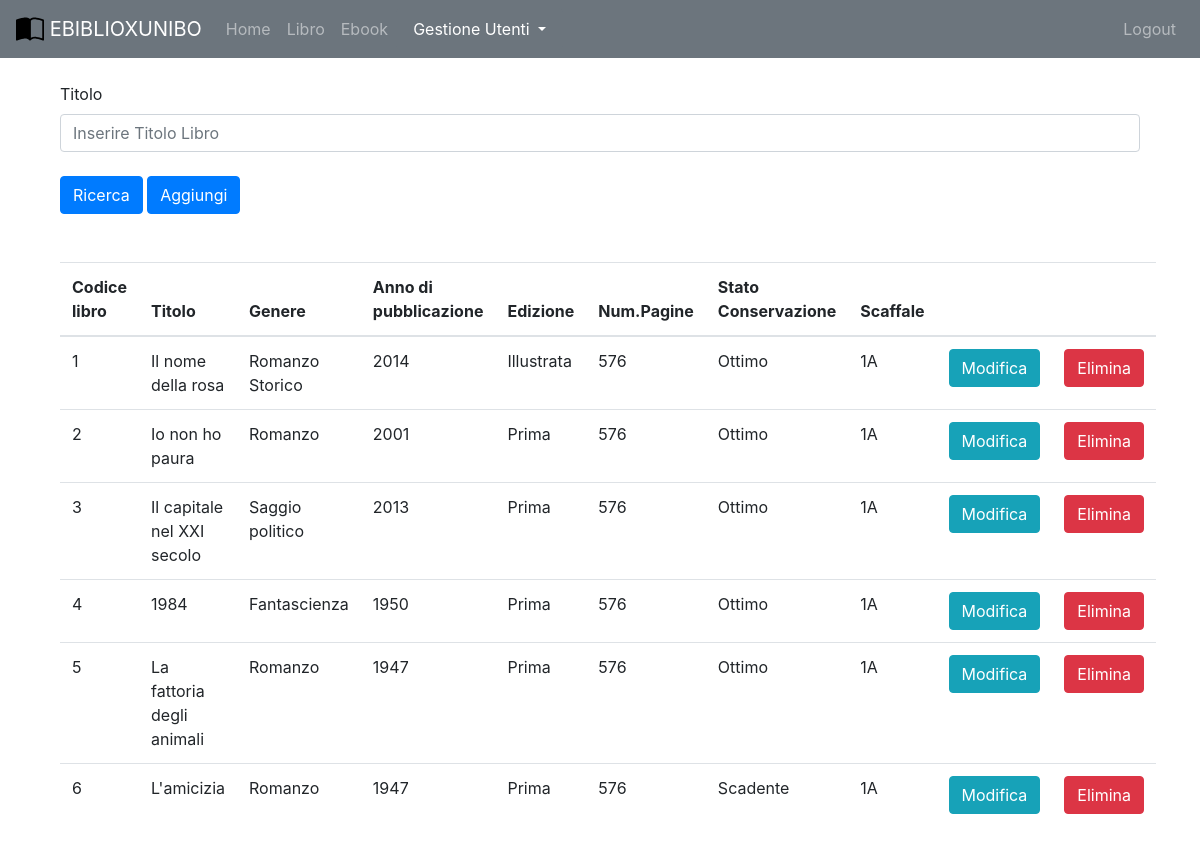
/admin/libro_admin.php (signed in), run on the app's committed database.
### tables this page shows
create table CARTACEO(
    Codice int auto_increment primary key,
    Titolo varchar(255),
    Autore varchar(255),
    Edizione varchar(255),
    Genere varchar(255),
    AnnoPubblicazione int,
    NumeroPagine int,
    StatoConservazione varchar(9) not null,
    StatoPrestito varchar(11) not null,
    Scaffale varchar(255) not null,
    Biblioteca varchar(255) not null,
    constraint valid_stato_conservazione check(StatoConservazione in ("Ottimo","Buono","Non Buono", "Scadente")),
    constraint valid_stato_prestito check(StatoPrestito in ("Disponibile","Prenotato","Consegnato")),
    foreign key (Biblioteca) references BIBLIOTECA(Nome) on delete cascade on update cascade
);

### includes/autoloader.inc.php (called while the page is built, shortened)
<?php
    function myAutoLoader($className){
        $path = "C:\\xampp\\htdocs\\Ebiblio\\controller\\";
        $extension = ".class.php";
        $fullPath = $path.$className.$extension;
    }
?>

### controller/dbh.class.php (called while the page is built)
<?php
    class Dbh {
        private static $dbInstance;
        private $db;
        public static function getInstance() {
            if(is_null(Dbh::$dbInstance)) {
                self::$dbInstance = new Dbh();
            }
            return self::$dbInstance;
        }
        private function __construct() {
            try {
                $this->db = new PDO(
                    'mysql:host=localhost;dbname=ebiblio;charset=utf8',
                    'root',
                    '1590');
                $this->db->setAttribute(PDO::ATTR_ERRMODE, PDO::ERRMODE_EXCEPTION);
                $this->db->setAttribute(PDO::ATTR_EMULATE_PREPARES, true);
            } catch (PDOException $pdo) {
                echo "No database found! Please run the database server to proceed!";
            }
        }
        public function getDb() {
            return $this->db;
        }
    }
?>

### controller/cartaceoController.class.php (called while the page is built, shortened)
<?php
    class CartaceoController{
        public function list_admin($Amministratore){
            $query=" SELECT * from cartaceo where Biblioteca in
            (select Bibliotecagestita from amministratore where email like '$Amministratore')";
            $stmt = Dbh::getInstance()
            -> getDb()
            -> prepare($query);
            $stmt -> execute();
            return $stmt -> fetchAll(PDO::FETCH_ASSOC);
        }
    }
?>

### admin/libro_admin.php (the view, shortened to what this page needs)
<?php
include('/xampp/htdocs/ebiblio/admin/admin_partials/menu.php');
$cartaCon = new CartaceoController();
$carta_res = $cartaCon->list_admin($_SESSION['email']);
?>
<div class="container" style="background-color: white;">
    <br>
    <div class="container">
        <form action="" method="POST">
            <div class="form-group">
                <div class="row">
                    <div class="col mb-2">
                        <label for="titoloId">Titolo</label>
                        <input type="text" class="form-control" name="Titolo" id="titoloId" aria-describedby="emailHelp" placeholder="Inserire Titolo Libro">
                    </div>
                </div>
            </div>
            <input type="submit" name="cartaform_submitted" class="btn btn-primary" value="Ricerca"></input>
            <a name="nuovabiblio" class="btn btn-primary" href="/Ebiblio/admin/nuovo_libro.php">Aggiungi</a>
        </form>
        <table class="table table-hover">
            <thead>
                <tr>
                    <th>Codice libro</th>
                    <th>Titolo</th>
                    <th>Genere</th>
                    <th>Anno di pubblicazione</th>
                    <th>Edizione</th>
                    <th>Num.Pagine</th>
                    <th>Stato Conservazione</th>
                    <th>Scaffale</th>
                    <th></th>
                    <th></th>
                </tr>
            </thead>
            <tbody>
                <?php
                if (isset($_POST['cartaform_submitted'])) {
                    $titolotrim = trim($_POST['Titolo']);
                    if (ctype_space($titolotrim)||$titolotrim=='') {
                        echo "Titolo libro nullo";
                    } else {
                        $carta_like = $cartaCon->getLikeLibro($titolotrim,$_SESSION['email']);
                        if (count($carta_like) <= 0) {
                            echo "Nessun risultato corrispondente";
                        }
                        for ($i = 0; $i < count($carta_like); $i++) {
                            echo '<tr ' . $carta_like[$i]['Titolo'] .
                            '&Codice=' .  $carta_like[$i]['Titolo'] . '\');"' . '>';
                            echo '<td>' .  $carta_like[$i]['Codice'] . '</td>';
                            echo '<td>' .  $carta_like[$i]['Titolo'] . '</td>';
                            echo '<td>' .  $carta_like[$i]['Genere'] . '</td>';
                            echo '<td>' .  $carta_like[$i]['AnnoPubblicazione'] . '</td>';
                            echo '<td>'  .  $carta_like[$i]['Edizione'] . '</td>';
                            echo '<td>'  . $carta_like[$i]['NumeroPagine'] . '</td>';
                            echo '<td>'  .  $carta_like[$i]['StatoConservazione'] . '</td>';
                            echo '<td>'  .  $carta_like[$i]['Scaffale'] . '</td>';
                            echo '<td><a class="btn btn-info" role="button" href="http://localhost/ebiblio/admin/modifica_libro.php?Titolo=' . $carta_like[$i]['Titolo'] . '&Cod='. $carta_like[$i]['Codice'] . '&Genere=' . $carta_like[$i]['Genere'] .'&AnnoPubblicazione=' . $carta_like[$i]['AnnoPubblicazione'] . '&Edizione=' . $carta_like[$i]['Edizione'] .'&Pagine=' . $carta_like[$i]['NumeroPagine'] . '&Scaffale=' . $carta_like[$i]['Scaffale'].'"'.'>Modifica</a></td>';
                            echo '<td><a class="btn btn btn-danger" role="button" href="http://localhost/ebiblio/admin/elimina_libro.php?Titolo=' . $carta_like[$i]['Titolo'] .  '&Cod='. $carta_like[$i]['Codice'] . '&Genere=' . $carta_like[$i]['Genere'] .'&AnnoPubblicazione=' . $carta_like[$i]['AnnoPubblicazione'] . '&Edizione=' . $carta_like[$i]['Edizione'] .'&Pagine=' . $carta_like[$i]['NumeroPagine'] . '&Scaffale=' . $carta_like[$i]['Scaffale'].'"'.'>Elimina</a></td>';
                        }
                    }
                } else {
                    for ($i = 0; $i < count($carta_res); $i++) {
                        echo '<tr ' . $carta_res[$i]['Titolo'] .
                            '&Codice=' . $carta_res[$i]['Titolo'] . '\');"' . '>';
                        echo '<td>' . $carta_res[$i]['Codice'] . '</td>';
                        echo '<td>' . $carta_res[$i]['Titolo'] . '</td>';
                        echo '<td>' . $carta_res[$i]['Genere'] . '</td>';
                        echo '<td>' . $carta_res[$i]['AnnoPubblicazione'] . '</td>';
                        echo '<td>'  . $carta_res[$i]['Edizione'] . '</td>';
                        echo '<td>'  . $carta_res[$i]['NumeroPagine'] . '</td>';
                        echo '<td>'  . $carta_res[$i]['StatoConservazione'] . '</td>';
                        echo '<td>'  . $carta_res[$i]['Scaffale'] . '</td>';
                        echo '<td><a class="btn btn-info" role="button" href="http://localhost/ebiblio/admin/modifica_libro.php?Titolo=' . $carta_res[$i]['Titolo'] .  '&Cod='. $carta_res[$i]['Codice'] . '&Genere=' . $carta_res[$i]['Genere'] .'&AnnoPubblicazione=' . $carta_res[$i]['AnnoPubblicazione'] . '&Edizione=' . $carta_res[$i]['Edizione'] .'&Pagine=' . $carta_res[$i]['NumeroPagine'] . '&Scaffale=' . $carta_res[$i]['Scaffale'].'"'.'>Modifica</a></td>';
                        echo '<td><a class="btn btn-danger"role="button" href="http://localhost/ebiblio/admin/elimina_libro.php?Titolo=' . $carta_res[$i]['Titolo'] . '&Cod='. $carta_res[$i]['Codice'] . '&Genere=' . $carta_res[$i]['Genere'] .'&AnnoPubblicazione=' . $carta_res[$i]['AnnoPubblicazione'] . '&Edizione=' . $carta_res[$i]['Edizione'] .'&Pagine=' . $carta_res[$i]['NumeroPagine'] . '&Scaffale=' . $carta_res[$i]['Scaffale'].' &StatoConservazione=' . $carta_res[$i]['StatoConservazione'] . '"'.'>Elimina</a></td>';
                    }
                }
                ?>
            </tbody>
        </table>
    </div>
</div>

### data on the page
cartaceo: Codice "1", Titolo "Il nome della rosa", Genere "Romanzo Storico", AnnoPubblicazione "2014", Edizione "Illustrata", NumeroPagine "576", StatoConservazione "Ottimo", Scaffale "1A"
cartaceo: Codice "2", Titolo "Io non ho paura", Genere "Romanzo", AnnoPubblicazione "2001", Edizione "Prima", NumeroPagine "576", StatoConservazione "Ottimo", Scaffale "1A"
cartaceo: Codice "3", Titolo "Il capitale nel XXI secolo", Genere "Saggio politico", AnnoPubblicazione "2013", Edizione "Prima", NumeroPagine "576", StatoConservazione "Ottimo", Scaffale "1A"
cartaceo: Codice "4", Titolo "1984", Genere "Fantascienza", AnnoPubblicazione "1950", Edizione "Prima", NumeroPagine "576", StatoConservazione "Ottimo", Scaffale "1A"
cartaceo: Codice "5", Titolo "La fattoria degli animali", Genere "Romanzo", AnnoPubblicazione "1947", Edizione "Prima", NumeroPagine "576", StatoConservazione "Ottimo", Scaffale "1A"
cartaceo: Codice "6", Titolo "L'amicizia", Genere "Romanzo", AnnoPubblicazione "1947", Edizione "Prima", NumeroPagine "576", StatoConservazione "Scadente", Scaffale "1A"
